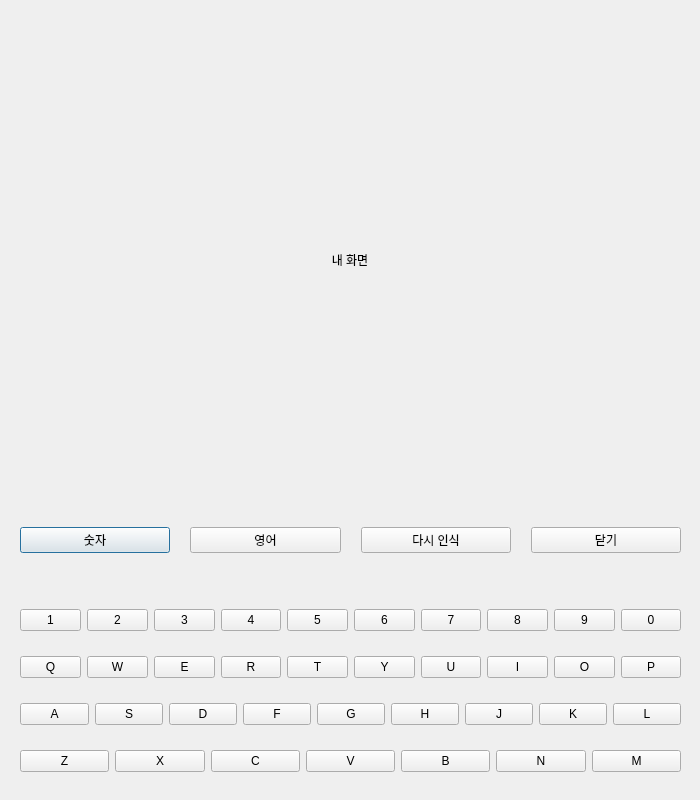
<?xml version="1.0" encoding="UTF-8"?>
<ui version="4.0">
 <class>dialog</class>
 <widget class="QDialog" name="dialog">
  <property name="geometry">
   <rect>
    <x>0</x>
    <y>0</y>
    <width>700</width>
    <height>800</height>
   </rect>
  </property>
  <property name="windowTitle">
   <string>Dialog</string>
  </property>
  <widget class="QLabel" name="label">
   <property name="geometry">
    <rect>
     <x>30</x>
     <y>20</y>
     <width>640</width>
     <height>480</height>
    </rect>
   </property>
   <property name="text">
    <string>내 화면</string>
   </property>
   <property name="alignment">
    <set>Qt::AlignCenter</set>
   </property>
  </widget>
  <widget class="QWidget" name="horizontalLayoutWidget">
   <property name="geometry">
    <rect>
     <x>20</x>
     <y>520</y>
     <width>661</width>
     <height>41</height>
    </rect>
   </property>
   <layout class="QHBoxLayout" name="horizontalLayout">
    <property name="spacing">
     <number>20</number>
    </property>
    <item>
     <widget class="QPushButton" name="push_btn_number_setting">
      <property name="enabled">
       <bool>true</bool>
      </property>
      <property name="text">
       <string>숫자</string>
      </property>
     </widget>
    </item>
    <item>
     <widget class="QPushButton" name="push_btn_english_setting">
      <property name="text">
       <string>영어</string>
      </property>
     </widget>
    </item>
    <item>
     <widget class="QPushButton" name="push_btn_recognize">
      <property name="text">
       <string>다시 인식</string>
      </property>
     </widget>
    </item>
    <item>
     <widget class="QPushButton" name="push_btn_close">
      <property name="text">
       <string>닫기</string>
      </property>
     </widget>
    </item>
   </layout>
  </widget>
  <widget class="QWidget" name="verticalLayoutWidget">
   <property name="geometry">
    <rect>
     <x>20</x>
     <y>590</y>
     <width>661</width>
     <height>201</height>
    </rect>
   </property>
   <layout class="QVBoxLayout" name="verticalLayout">
    <item>
     <layout class="QHBoxLayout" name="numberPad">
      <item>
       <widget class="QPushButton" name="pushButton_10">
        <property name="text">
         <string>1</string>
        </property>
       </widget>
      </item>
      <item>
       <widget class="QPushButton" name="pushButton_14">
        <property name="text">
         <string>2</string>
        </property>
       </widget>
      </item>
      <item>
       <widget class="QPushButton" name="pushButton_12">
        <property name="text">
         <string>3</string>
        </property>
       </widget>
      </item>
      <item>
       <widget class="QPushButton" name="pushButton_13">
        <property name="text">
         <string>4</string>
        </property>
       </widget>
      </item>
      <item>
       <widget class="QPushButton" name="pushButton_11">
        <property name="text">
         <string>5</string>
        </property>
       </widget>
      </item>
      <item>
       <widget class="QPushButton" name="pushButton_9">
        <property name="text">
         <string>6</string>
        </property>
       </widget>
      </item>
      <item>
       <widget class="QPushButton" name="pushButton_8">
        <property name="text">
         <string>7</string>
        </property>
       </widget>
      </item>
      <item>
       <widget class="QPushButton" name="pushButton_7">
        <property name="text">
         <string>8</string>
        </property>
       </widget>
      </item>
      <item>
       <widget class="QPushButton" name="pushButton_6">
        <property name="text">
         <string>9</string>
        </property>
       </widget>
      </item>
      <item>
       <widget class="QPushButton" name="pushButton_5">
        <property name="text">
         <string>0</string>
        </property>
       </widget>
      </item>
     </layout>
    </item>
    <item>
     <layout class="QHBoxLayout" name="KeyPad3th">
      <item>
       <widget class="QPushButton" name="pushButton_15">
        <property name="text">
         <string>Q</string>
        </property>
       </widget>
      </item>
      <item>
       <widget class="QPushButton" name="pushButton_16">
        <property name="text">
         <string>W</string>
        </property>
       </widget>
      </item>
      <item>
       <widget class="QPushButton" name="pushButton_17">
        <property name="text">
         <string>E</string>
        </property>
       </widget>
      </item>
      <item>
       <widget class="QPushButton" name="pushButton_18">
        <property name="text">
         <string>R</string>
        </property>
       </widget>
      </item>
      <item>
       <widget class="QPushButton" name="pushButton_19">
        <property name="text">
         <string>T</string>
        </property>
       </widget>
      </item>
      <item>
       <widget class="QPushButton" name="pushButton_20">
        <property name="text">
         <string>Y</string>
        </property>
       </widget>
      </item>
      <item>
       <widget class="QPushButton" name="pushButton_21">
        <property name="text">
         <string>U</string>
        </property>
       </widget>
      </item>
      <item>
       <widget class="QPushButton" name="pushButton_22">
        <property name="text">
         <string>I</string>
        </property>
       </widget>
      </item>
      <item>
       <widget class="QPushButton" name="pushButton_23">
        <property name="text">
         <string>O</string>
        </property>
       </widget>
      </item>
      <item>
       <widget class="QPushButton" name="pushButton_24">
        <property name="text">
         <string>P</string>
        </property>
       </widget>
      </item>
     </layout>
    </item>
    <item>
     <layout class="QHBoxLayout" name="KeyPad2nd">
      <item>
       <widget class="QPushButton" name="pushButton_25">
        <property name="text">
         <string>A</string>
        </property>
       </widget>
      </item>
      <item>
       <widget class="QPushButton" name="pushButton_26">
        <property name="text">
         <string>S</string>
        </property>
       </widget>
      </item>
      <item>
       <widget class="QPushButton" name="pushButton_27">
        <property name="text">
         <string>D</string>
        </property>
       </widget>
      </item>
      <item>
       <widget class="QPushButton" name="pushButton_28">
        <property name="text">
         <string>F</string>
        </property>
       </widget>
      </item>
      <item>
       <widget class="QPushButton" name="pushButton_29">
        <property name="text">
         <string>G</string>
        </property>
       </widget>
      </item>
      <item>
       <widget class="QPushButton" name="pushButton_31">
        <property name="text">
         <string>H</string>
        </property>
       </widget>
      </item>
      <item>
       <widget class="QPushButton" name="pushButton_32">
        <property name="text">
         <string>J</string>
        </property>
       </widget>
      </item>
      <item>
       <widget class="QPushButton" name="pushButton_33">
        <property name="text">
         <string>K</string>
        </property>
       </widget>
      </item>
      <item>
       <widget class="QPushButton" name="pushButton_34">
        <property name="text">
         <string>L</string>
        </property>
       </widget>
      </item>
     </layout>
    </item>
    <item>
     <layout class="QHBoxLayout" name="KeyPad1st">
      <item>
       <widget class="QPushButton" name="pushButton_30">
        <property name="text">
         <string>Z</string>
        </property>
       </widget>
      </item>
      <item>
       <widget class="QPushButton" name="pushButton_35">
        <property name="text">
         <string>X</string>
        </property>
       </widget>
      </item>
      <item>
       <widget class="QPushButton" name="pushButton_36">
        <property name="text">
         <string>C</string>
        </property>
       </widget>
      </item>
      <item>
       <widget class="QPushButton" name="pushButton_37">
        <property name="text">
         <string>V</string>
        </property>
       </widget>
      </item>
      <item>
       <widget class="QPushButton" name="pushButton_38">
        <property name="text">
         <string>B</string>
        </property>
       </widget>
      </item>
      <item>
       <widget class="QPushButton" name="pushButton_39">
        <property name="text">
         <string>N</string>
        </property>
       </widget>
      </item>
      <item>
       <widget class="QPushButton" name="pushButton_40">
        <property name="text">
         <string>M</string>
        </property>
       </widget>
      </item>
     </layout>
    </item>
   </layout>
  </widget>
 </widget>
 <resources/>
 <connections/>
</ui>
